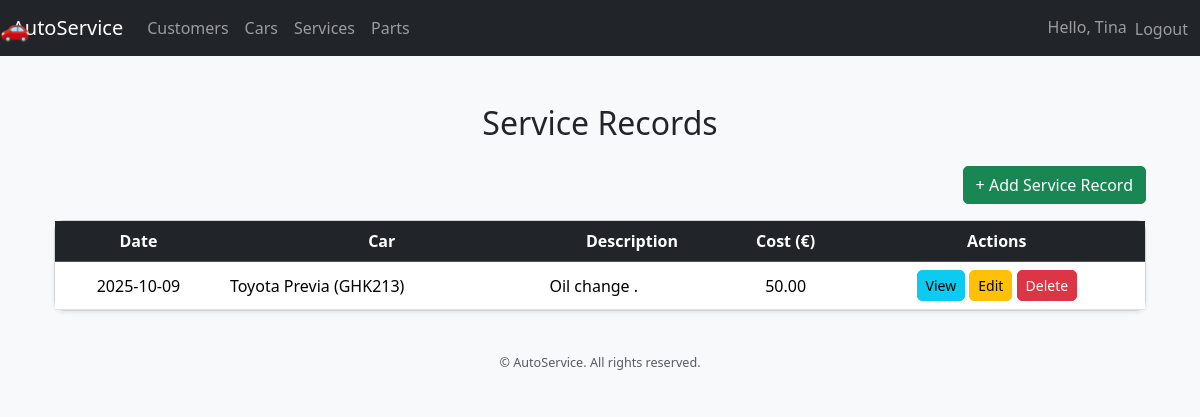
Screenshot of /finalapp/services/ (signed in) with the database file from the repository.
### finalapp/models.py (models this page shows, shortened)
class ServiceRecord(models.Model):
    car = models.ForeignKey("Car", on_delete=models.CASCADE, related_name="service_records")
    SERVICE_TYPE_CHOICES = [
        ("maintenance", "Maintenance"),
        ("repair", "Repair"),
        ("inspection", "Inspection"),
        ("other", "Other"),
    ]
    service_type = models.CharField(max_length=20, choices=SERVICE_TYPE_CHOICES)
    description = models.TextField(help_text="Detailed description of work performed")
    mileage_at_service = models.PositiveIntegerField(blank=True, null=True)
    service_date = models.DateField()
    cost = models.DecimalField(max_digits=10, decimal_places=2, blank=True, null=True)
    mechanic = models.ForeignKey(
        "auth.User",
        on_delete=models.SET_NULL,
        null=True,
        blank=True,
        related_name="services_performed"
    )
    created_at = models.DateTimeField(auto_now_add=True)

class Car(models.Model):
    owner = models.ForeignKey("Customer", on_delete=models.CASCADE, related_name="cars")
    model = models.ForeignKey(CarModel, on_delete=models.PROTECT, related_name="cars")
    year = models.PositiveIntegerField()
    vin = models.CharField(max_length=17, unique=True, help_text="Vehicle Identification Number")
    license_plate = models.CharField(max_length=15, unique=True)
    color = models.CharField(max_length=30, blank=True, null=True)
    mileage = models.PositiveIntegerField(blank=True, null=True)
    created_at = models.DateTimeField(auto_now_add=True)
    updated_at = models.DateTimeField(auto_now=True)
    picture = models.ImageField(upload_to="car_pictures/", blank=True, null=True)
    def __str__(self):
        return f"{self.model} ({self.license_plate})"

class CarModel(models.Model):
    make = models.ForeignKey(CarMake, on_delete=models.CASCADE, related_name="models")
    name = models.CharField(max_length=100)
    class Meta:
        unique_together = ("make", "name")
    def __str__(self):
        return f"{self.make.name} {self.name}"

class CarMake(models.Model):
    name = models.CharField(max_length=50, unique=True)

### finalapp/views.py (the view)
# urls.py: path("services/", views.ServiceRecordListView.as_view(), name="service_list"),
class ServiceRecordListView(ListView):
    model = ServiceRecord
    template_name = "services/service_list.html"

### finalapp/templates/services/service_list.html
{% extends "base.html" %}
{% load static %}
{% block content %}
<div class="container mt-5">
    <h2 class="text-center mb-4">Service Records</h2>
    {% if user.is_authenticated %}
        <div class="text-end mb-3">
            <a href="{% url 'service_create' %}" class="btn btn-success">+ Add Service Record</a>
        </div>
    {% endif %}
    {% if servicerecord_list %}
        <div class="card shadow-sm">
            <div class="card-body p-0">
                <table class="table table-hover align-middle mb-0">
                    <thead class="table-dark text-center">
                        <tr>
                            <th>Date</th>
                            <th>Car</th>
                            <th>Description</th>
                            <th>Cost (€)</th>
                            {% if user.is_authenticated %}
                                <th>Actions</th>
                            {% endif %}
                        </tr>
                    </thead>
                    <tbody>
                        {% for service in servicerecord_list %}
                            <tr>
                                <td class="text-center">{{ service.service_date|date:"Y-m-d" }}</td>
                                <td>{{ service.car }}</td>
                                <td>{{ service.description }}</td>
                                <td class="text-center">{{ service.cost }}</td>
                                {% if user.is_authenticated %}
                                    <td class="text-center">
                                        <a href="{% url 'service_detail' service.pk %}" class="btn btn-info btn-sm">View</a>
                                        <a href="{% url 'service_update' service.pk %}" class="btn btn-warning btn-sm">Edit</a>
                                        <a href="{% url 'service_delete' service.pk %}" class="btn btn-danger btn-sm">Delete</a>
                                    </td>
                                {% endif %}
                            </tr>
                        {% endfor %}
                    </tbody>
                </table>
            </div>
        </div>
    {% else %}
        <div class="alert alert-warning text-center mt-3">
            No service records available.
        </div>
    {% endif %}
</div>
{% endblock %}

### finalapp/templates/base.html (shortened to what this page needs)
<!DOCTYPE html>
{% load static %}
<html lang="en">
<head>
    <link href="https://cdn.jsdelivr.net/npm/bootstrap@5.3.2/dist/css/bootstrap.min.css" rel="stylesheet">
    <link rel="stylesheet" href="{% static 'finalapp/css/style.css' %}">
</head>
<body>
<nav class="navbar navbar-expand-lg navbar-dark bg-dark">
    <div class="container-fluid">
        <a class="navbar-brand" href="{% url 'index' %}">AutoService</a>
        <div class="collapse navbar-collapse" id="navbarNav">
            <ul class="navbar-nav me-auto">
                <li class="nav-item"><a class="nav-link" href="{% url 'customer_list' %}">Customers</a></li>
                <li class="nav-item"><a class="nav-link" href="{% url 'car_list' %}">Cars</a></li>
                <li class="nav-item"><a class="nav-link" href="{% url 'service_list' %}">Services</a></li>
                <li class="nav-item"><a class="nav-link" href="{% url 'part_list' %}">Parts</a></li>
            </ul>
            <ul class="navbar-nav ms-auto">
                {% if user.is_authenticated %}
                    <li class="nav-item">
                        <span class="navbar-text me-2">Hello, {{ user.first_name|default:user.username }}</span>
                    </li>
                    <li class="nav-item">
                        <form action="{% url 'logout' %}" method="post" class="d-inline">
                            <button type="submit" class="btn btn-link nav-link"
                                    style="display:inline; border:none; background:none; padding:0;">
                                Logout
                            </button>
                        </form>
                    </li>
                {% else %}
                    <li class="nav-item"><a class="nav-link" href="{% url 'login' %}">Login</a></li>
                    <li class="nav-item"><a class="nav-link" href="{% url 'signup' %}">Register</a></li>
                    <li class="nav-item"><a class="nav-link" href="{% url 'password_reset' %}">Forgot Password?</a></li>
                {% endif %}
            </ul>
        </div>
    </div>
    <div class="car-animation">🚗</div>
</nav>
<main class="container mt-4">
    {% block content %}
    {% endblock %}
</main>
<footer class="bg-light text-center text-muted py-3 mt-4">
    <small>&copy; {{ now|date:"Y" }} AutoService. All rights reserved.</small>
</footer>
</body>
</html>

### finalapp/static/finalapp/css/style.css (style rules this page uses)
body { font-family: 'Segoe UI', Tahoma, Geneva, Verdana, sans-serif; background-color: #f8f9fa; margin: 0; padding: 0; }
a { text-decoration: none; }
.car-animation { font-size: 1.5rem; pointer-events: none; z-index: 1000; }
.card { box-shadow: 0 2px 5px rgba(0,0,0,0.1); border-radius: 10px; }
.btn { border-radius: 5px; transition: all 0.2s ease; }
footer { font-size: 0.9rem; background-color: #e9ecef; }

### finalapp/templates/base.html (style rules this page uses)
.navbar { position: relative; }
.car-animation { position: absolute; top: 50%; font-size: 1.5rem; transform: translateY(-50%); animation: drive-navbar 8s linear infinite; pointer-events: none; }

### rows the page displays
ServiceRecord: service_date "2025-10-09", car "Toyota Previa (GHK213)", description "Oil change .", cost "50.00"

### other values shown
{{ user.first_name|default:user.username }} "Tina"
